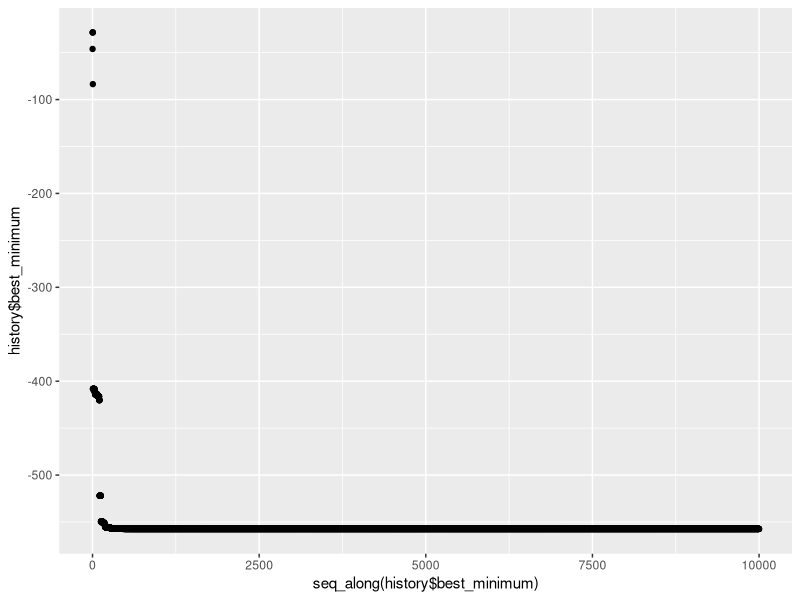

This chart was generated by the following R code:
#A general pattern of a metaheuristic method
#(C)Jaroslaw Arabas, ALHE, 2012
#To define the METHOD completely the user must 
#code the procedures of selection, model update, and variation.
#Proper execution of the metaheuristic method needs 
#a list of start points, an evaluation method
#an initialization procedure, and a termination condition

############################################################################################################
#                                       GENETIC ALGORITHM METHOD                                           #  
############################################################################################################

ga.initModel<-function(history, mi, lambda)
{
  model<-data.frame(x=numeric(mi+lambda), y=numeric(mi+lambda), minimum=numeric(mi+lambda))
  model<-ga.selection(history, model)
  return (model)
}

ga.select<-function(p)
{ 
  k<-sample(1:nrow(p), 1)
  temp<-data.frame(sigma_x=p$sigma_x[k], sigma_y=p$sigma_y[k], x=p$x[k], y=p$y[k], minimum=p$minimum[k], best_x=p$x[1], best_y=p$y[1], best_minimum=p$minimum[1])
  return (temp)
}

ga.crossover<-function(parent1, parent2)
{
  a<-runif(1)
  parent1$x<-a*parent1$x+(1-a)*parent2$x
  parent1$y<-a*parent1$y+(1-a)*parent2$y
  parent1$sigma_x<-a*parent1$sigma_x+(1-a)*parent2$sigma_x
  parent1$sigma_y<-a*parent1$sigma_y+(1-a)*parent2$sigma_y
  return (parent1)
}

ga.mutation<-function(point)
{
  epsilon <- runif(1, -1, 1)
  epsilonX <- runif(1, -1, 1)
  epsilonY <- runif(1, -1, 1)
  vX <- runif(1, -1, 1)
  vY <- runif(1, -1, 1)
  rA <- 1/(1/sqrt(4))
  rB <- 1/(1/sqrt(2*sqrt(2)))
  point$sigma_x <- point$sigma_x*exp(rA*epsilon + rB*epsilonX)
  point$sigma_y <- point$sigma_y*exp(rA*epsilon + rB*epsilonY)
  point$x <- point$x + point$sigma_x*vX
  point$y <- point$y + point$sigma_y*vY
  if (point$x < -512) {
    point$x<-(-512)
  }
  if (point$x > 512) {
    point$x<-512
  }
  if (point$y < -512) {
    point$y<-(-512)
  }
  if (point$y > 512) {
    point$y<-512
  }
  return (point)
}

ga.replacement<-function(p, o)
{
  z <- order(o$minimum)
  for (i in 1:nrow(p))
  {
    if(i<=nrow(o)) {
      p[i,]<-o[z[i],]
    } else {
      p[i,]<-p[i,]
    }
  }
  return (p)
}

ga.startPoints<-function(mi)
{
  startPoints<-data.frame(sigma_x=numeric(mi), sigma_y=numeric(mi), x=numeric(mi), y=numeric(mi), minimum=numeric(mi))
  for (i in 1:mi)
  {
    startPoints$x[i]<-runif(1, -512, 512)
    startPoints$y[i]<-runif(1, -512, 512)
    startPoints$sigma_x[i]<-0.2
    startPoints$sigma_y[i]<-0.2
    startPoints$minimum[i]<-1000.0
    startPoints$best_minimum[i]<-1000.0
  }
  return (startPoints)
}

ga.initialization<-function(startPoints)
{
  return (startPoints)
}

ga.metaheuristicRun<-function(initialization, startPoints, termination, evaluation, mi, lambda, pc, n)
{
  i<-1
  history<-common.initHistory(n)
  p<-ga.initialization(startPoints)
  o<-data.frame(sigma_x=numeric(lambda), sigma_y=numeric(lambda), x=numeric(lambda), y=numeric(lambda), minimum=numeric(lambda))
  while (!termination(i, n))
  {
    a<-runif(1)
    if(a<pc)
    {
      temp <- ga.mutation(ga.crossover(ga.select(p), ga.select(p)))
    }
    else
    {  
      temp <- ga.mutation(ga.select(p)) 
    }
    temp<-common.evaluate(temp, evaluation)
    temp<-common.selection(i-1, temp, history)
    history<-common.historyPush(i, temp[3:8], history)
    o[i%%lambda+1,]<-temp[1:5]
    i<-i+1
    if (i%%lambda == 1) p <- ga.replacement(p, o)
  }
  return(history)
}

############################################################################################################
#                                       UNIFORM DISTRIBUTION METHOD                                        #  
############################################################################################################

ud.variation<-function(point)
{
  point$x<-runif(1, -512, 512)
  point$y<-runif(1, -512, 512)
  return(point)
}

ud.metaheuristicRun<-function(initialization, termination, evaluation, n)
{
  i<-1
  history<-common.initHistory(n)
  point<-initialization()
  point<-common.evaluate(point, evaluation)
  history<-common.historyPush(i, point, history)
  while (!termination(i, n))
  {
    i<-i+1
    point<-ud.variation(point)
    point<-common.evaluate(point, evaluation)
    point<-common.selection(i-1, point, history)
    history<-common.historyPush(i, point, history)
  }
  return(history)
}

ud.initialization<-function()
{
  x <- runif(1, -512, 512)
  y <- runif(1, -512, 512)
  minimum <- 1000.0
  return (data.frame(x=x, y=y, minimum=minimum, best_x=x, best_y=y, best_minimum=minimum))
}

############################################################################################################
#                                       COMMON FUNCTIONS FOR METHODS                                       #  
############################################################################################################

common.initHistory<-function(n)
{
  history<-data.frame(x=numeric(n), y=numeric(n), minimum=numeric(n), best_x=numeric(n), best_y=numeric(n), best_minimum=numeric(n))
  return (history)
}

common.historyPush<-function(i, newPoint, history)
{
  if (i <= nrow(history))
  {
    history[i,] = newPoint
  }
  return (history)
}

common.historyPop<-function(history, number)
{
  stop=nrow(history)
  start=max(stop-number+1,1)
  return(history[start:stop,])
}

common.evaluate<-function(point, evaluation)
{
  point$minimum<-evaluation(point$x, point$y)
  return(point)
}

common.selection<-function(i, point, history)
{
  len<-max(i, 1)
  if(len == 1 || point$minimum<history$best_minimum[len]) 
  {
    point$best_x<-point$x
    point$best_y<-point$y
    point$best_minimum<-point$minimum
  } else {
    point$best_x<-history$best_x[len]
    point$best_y<-history$best_y[len]
    point$best_minimum<-history$best_minimum[len]
  }
  return(point) 
}

common.termination<-function(i, n)
{
  if (i <= n) { return (F) } 
  else { return (T) }
}

############################################################################################################
#                                            EGG HOLDER FUNCTION                                           #  
############################################################################################################

egg.function<-function(x, y)
{
  remaind<-(-(y+47))*sin(sqrt(abs(y+x/2+47)))
  remainder<-x*sin(sqrt(abs(x-(y+47))))
  return(remaind-remainder)
}

egg.termination<-function(p)
{
  minimum<-p$minimum[1]
  if(minimum<(-950)) {
    return (T)
  } else {
    return (F)
  }
}

############################################################################################################
#                                              SPHERE FUNCTION                                             #  
############################################################################################################

sphere.function<-function(x, y)
{
  return(x^2 + y^2)
}

############################################################################################################
#                                                   MAIN                                                   #  
############################################################################################################


# install.packages('ggplot2', dep = TRUE)
library(ggplot2)

mi<-10
lambda<-30
prawdopodobienstwo_kopulacji<-0.1
n<-10000

startPoints <- ga.startPoints(mi)
history<-ga.metaheuristicRun(ga.initialization, startPoints, common.termination, egg.function, mi, lambda, prawdopodobienstwo_kopulacji, n)
print(qplot(seq_along(history$best_minimum), history$best_minimum, data=history))
print(common.historyPop(history, 10))

#history<-ud.metaheuristicRun(ud.initialization, common.termination, egg.function, 3000)
#print(qplot(seq_along(history$best_minimum), history$best_minimum, data=history))
#common.historyPop(history, 20)